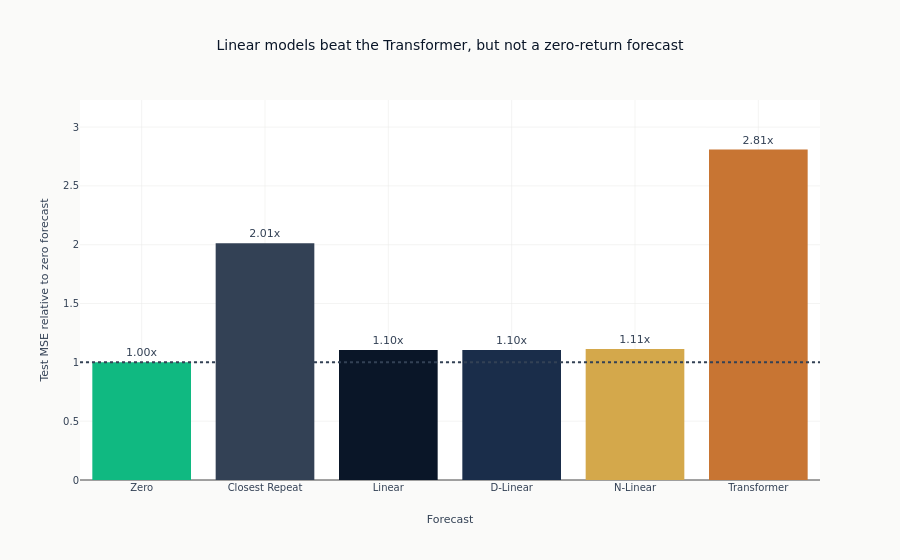

Source (notebook cell):
### Markdown cell above
**Interpretation**: The linear family beats the Transformer on this SPY task,
the narrow comparison at the center of Zeng et al. But every learned model
loses to a zero-return forecast. Daily returns offer little predictable signal,
so the stronger conclusion is not that a linear network forecasts well. It is
that additional capacity fails to earn its keep here. The Closest Repeat
baseline from the original paper is also weak because yesterday's return is a
poor forecast for every point in the next 24-day horizon.

### Code cell
ordered_models = ["Zero", "Closest Repeat", "Linear", "D-Linear", "N-Linear", "Transformer"]
bar_colors = [
    COLORS["positive"],
    COLORS["neutral"],
    COLORS["blue"],
    COLORS["slate"],
    COLORS["amber"],
    COLORS["copper"],
]
fig = go.Figure(
    go.Bar(
        x=ordered_models,
        y=[results[name]["mse_ratio"] for name in ordered_models],
        marker_color=bar_colors,
        text=[f"{results[name]['mse_ratio']:.2f}x" for name in ordered_models],
        textposition="outside",
        hovertemplate="%{x}<br>MSE relative to zero: %{y:.2f}x<extra></extra>",
    )
)

fig.update_layout(
    title="Linear models beat the Transformer, but not a zero-return forecast",
    xaxis_title="Forecast",
    yaxis_title="Test MSE relative to zero forecast",
    showlegend=False,
    yaxis_range=[0, max(results[name]["mse_ratio"] for name in ordered_models) * 1.15],
)
fig.add_hline(y=1, line_dash="dot", line_color=COLORS["neutral"])
fig.show()

### Figure 1 — Plotly figure (JSON) as saved in the notebook; plotly's stock layout.template omitted (floating-point values rounded to 4 significant figures)
{"data": [{"hovertemplate": "%{x}<br>MSE relative to zero: %{y:.2f}x<extra></extra>", "marker": {"color": ["#10b981", "#334155", "#0a1628", "#1a2d4a", "#D4A84B", "#C87533"]}, "text": ["1.00x", "2.01x", "1.10x", "1.10x", "1.11x", "2.81x"], "textposition": "outside", "type": "bar", "x": ["Zero", "Closest Repeat", "Linear", "D-Linear", "N-Linear", "Transformer"], "y": [1.0, 2.013, 1.105, 1.104, 1.114, 2.809]}], "layout": {"shapes": [{"line": {"color": "#334155", "dash": "dot"}, "type": "line", "x0": 0, "x1": 1, "xref": "x domain", "y0": 1, "y1": 1, "yref": "y"}], "showlegend": false, "title": {"text": "Linear models beat the Transformer, but not a zero-return forecast"}, "xaxis": {"title": {"text": "Forecast"}}, "yaxis": {"range": [0, 3.23], "title": {"text": "Test MSE relative to zero forecast"}}}}
